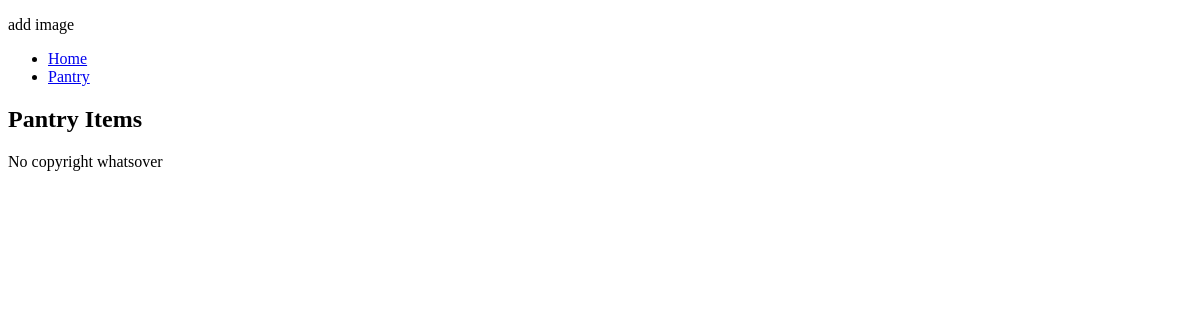
Page /api/pantry/ on the earlier database version.
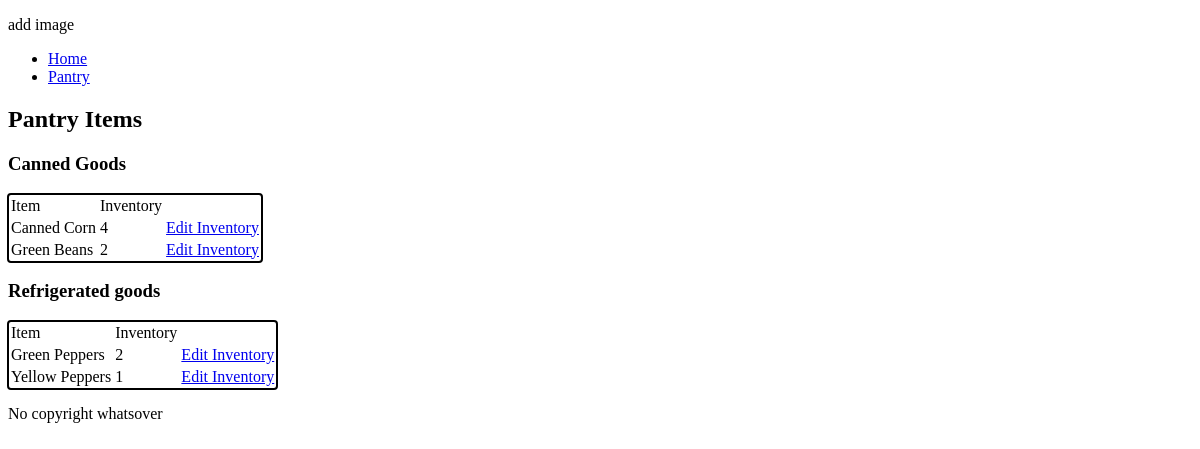
Same page on the later database version.
### Pantry/models.py (models this page shows, shortened)
class Category(models.Model):
    slug = models.SlugField()
    Title = models.CharField(max_length=255, db_index=True)
    class Meta:
        ordering = ['Title']

class Item(models.Model):
    Title = models.CharField(max_length=255)
    Inventory = models.IntegerField()
    Category = models.ForeignKey(Category, on_delete=models.PROTECT)
    class Meta:
        ordering = ['Category', 'Title']

### Pantry/views.py (the view)
# urls.py: path('pantry/', views.PantryView, name='pantry'),
def PantryView(request):
    category_data = Category.objects.all()
    main_data = {"category": category_data}
    return render(request, 'pantry.html', main_data)

### Pantry/templates/pantry.html
{% extends 'base.html' %}
{% load static %}
{% block content %}
<h2>Pantry Items</h2>
{% for table in category %}
<div class="table">
    <h3>{{table.Title}}</h3>
    <table>
        <tr>
            <td>Item</td>
            <td>Inventory</td>
        </tr>
        {% for item in table.item_set.all %}
        <tr>
            <td>{{item.Title}}</td>
            <td>{{item.Inventory}}</td>
            <td><a href="{% url 'edit_pantry' item.pk %}"> Edit Inventory</a></td>
        </tr>
        {% endfor %}
    </table>
</div>
{% endfor %}
{% endblock %}

### Pantry/templates/base.html (shortened to what this page needs)
{% load static %}
<!DOCTYPE html>
<html>
    <head>
        <link rel="stylesheet" href="{% static 'css/styles.css' %}">
    </head>
    <body>
        {% include 'partials/_header.html' %}
        <main> {% block content %} {% endblock %}</main>
       {% include 'partials/_footer.html' %}
    </body>
</html>

### Pantry/templates/partials/_header.html
{% load static %}
<header>
    <p>add image</p>
</header>
<nav>
    <ul>
        <li><a href="{% url 'home' %}">Home</a></li>
        <li><a href="{% url 'pantry' %}">Pantry</a></li>
    </ul>
</nav>

### Pantry/templates/partials/_footer.html
{% load static %}
<footer>
    <article>
        <p>No copyright whatsover</p>
    </article>
</footer>

### Pantry/static/css/styles.css (style rules this page uses)
table { outline: auto; }

Differences in the rows shown:
added Category: Title "Canned Goods"
added Item: Title "Canned Corn", Inventory "4", shown under "Canned Goods"
added Item: Title "Green Beans", Inventory "2", shown under "Canned Goods"
added Category: Title "Refrigerated goods"
added Item: Title "Green Peppers", Inventory "2", shown under "Refrigerated goods"
added Item: Title "Yellow Peppers", Inventory "1", shown under "Refrigerated goods"
